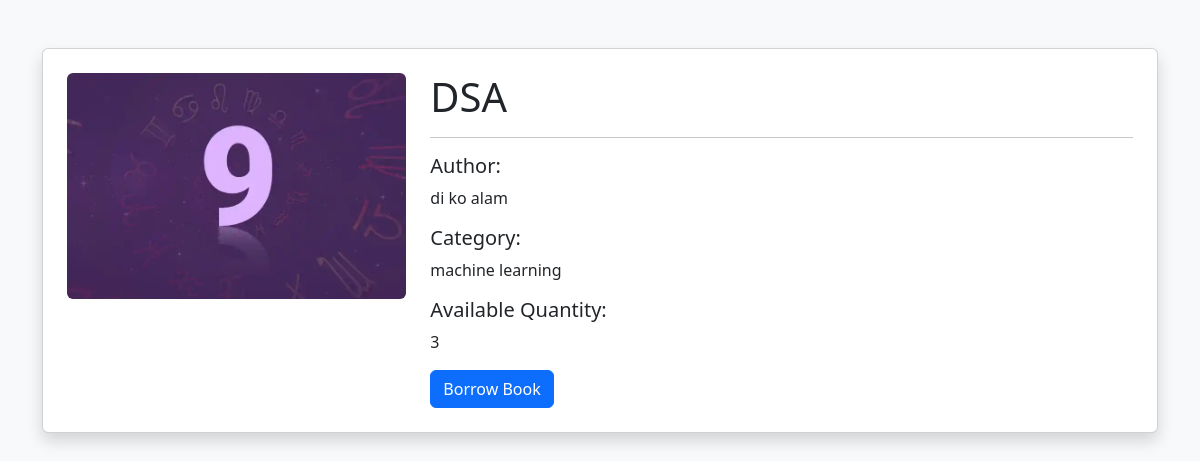
The page /book/2 on the database its author committed.
### tables this page shows
CREATE TABLE books (
    id INTEGER PRIMARY KEY AUTOINCREMENT,
    title TEXT NOT NULL,
    author TEXT NOT NULL,
    category TEXT NOT NULL,
    quantity INTEGER NOT NULL,
    cover_image TEXT
);

### app.py (the view)
@app.route('/book/<int:id>')
def book_details(id):
    conn = sqlite3.connect('database.db')
    cursor = conn.cursor()
    cursor.execute(
        "SELECT * FROM books WHERE id = ?",
        (id,)
    )
    book = cursor.fetchone()
    conn.close()
    return render_template(
        'book_details.html',
        book=book
    )

### templates/book_details.html (shortened to what this page needs)
<!DOCTYPE html>
<html>
<head>
    <link href="https://cdn.jsdelivr.net/npm/bootstrap@5.3.3/dist/css/bootstrap.min.css" rel="stylesheet">
</head>
<body class="bg-light">
<div class="container mt-5">
    <div class="card shadow p-4">
        <div class="row">
            <div class="col-md-4">
                {% if book[5] %}
                <img
                    src="{{ url_for('static', filename='uploads/' + book[5]) }}"
                    class="img-fluid rounded"
                >
                {% endif %}
            </div>
            <div class="col-md-8">
                <h1>{{ book[1] }}</h1>
                <hr>
                <h5>Author:</h5>
                <p>{{ book[2] }}</p>
                <h5>Category:</h5>
                <p>{{ book[3] }}</p>
                <h5>Available Quantity:</h5>
                <p>{{ book[4] }}</p>
                <a
                    href="/borrow_book/{{ book[0] }}"
                    class="btn btn-primary"
                >
                    Borrow Book
                </a>
            </div>
        </div>
    </div>
</div>
</body>
</html>

### rows shown on the page
books: cover_image (picture), title "DSA", author "di ko alam", category "machine learning", quantity "3"
